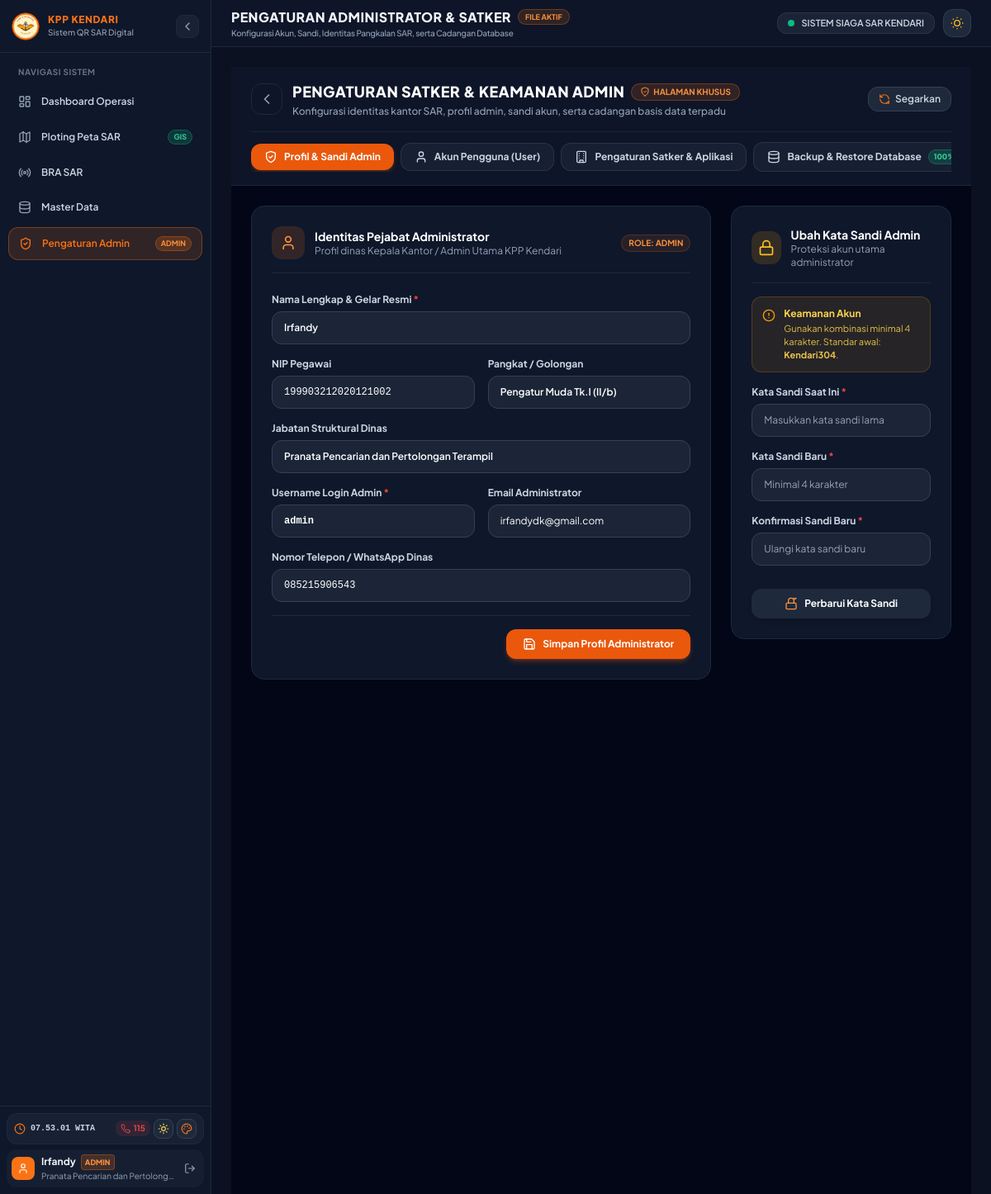
The page /admin.php (signed in) on the database its author committed.
### tables this page shows
CREATE TABLE `Users` (
  `id` varchar(50) NOT NULL,
  `username` varchar(100) NOT NULL,
  `password_hash` varchar(255) NOT NULL,
  `nama` varchar(191) NOT NULL,
  `nip` varchar(50) DEFAULT '',
  `pangkat` varchar(100) DEFAULT '',
  `jabatan` varchar(191) DEFAULT '',
  `email` varchar(191) DEFAULT '',
  `no_hp` varchar(50) DEFAULT '',
  `role` enum('ADMIN','USER') NOT NULL DEFAULT 'USER',
  `is_active` tinyint(1) NOT NULL DEFAULT '1',
  `last_login_at` datetime DEFAULT NULL,
  `created_at` datetime NOT NULL,
  `updated_at` datetime NOT NULL,
  PRIMARY KEY (`id`),
  UNIQUE KEY `idx_users_username` (`username`),
  KEY `idx_users_role` (`role`),
  KEY `idx_users_active` (`is_active`)
);

CREATE TABLE `AppSettings` (
  `id` int NOT NULL DEFAULT '1',
  `logo_url` longtext,
  `satker_kode` varchar(191) DEFAULT NULL,
  `satker_nama` varchar(191) DEFAULT NULL,
  `alamat` varchar(191) DEFAULT NULL,
  `no_telp` varchar(191) DEFAULT NULL,
  `email` varchar(191) DEFAULT NULL,
  `call_sign` varchar(191) DEFAULT NULL,
  `frekuensi_default` varchar(191) DEFAULT NULL,
  `admin_username` varchar(191) DEFAULT NULL,
  `admin_password` varchar(191) DEFAULT NULL,
  `admin_email` varchar(191) DEFAULT NULL,
  `admin_nama` varchar(191) DEFAULT NULL,
  `admin_nip` varchar(191) DEFAULT NULL,
  `admin_jabatan` varchar(191) DEFAULT NULL,
  `admin_pangkat` varchar(191) DEFAULT NULL,
  `admin_no_hp` varchar(191) DEFAULT NULL,
  `user_username` varchar(191) DEFAULT NULL,
  `user_password` varchar(191) DEFAULT NULL,
  `user_nama` varchar(191) DEFAULT NULL,
  `user_nip` varchar(191) DEFAULT NULL,
  `user_pangkat` varchar(191) DEFAULT NULL,
  `user_jabatan` varchar(191) DEFAULT NULL,
  `user_email` varchar(191) DEFAULT NULL,
  `user_no_hp` varchar(191) DEFAULT NULL,
  `reset_token` varchar(191) DEFAULT NULL,
  `reset_token_expiry` varchar(191) DEFAULT NULL,
  PRIMARY KEY (`id`)
);

### views/admin.php (the view, shortened to what the rows shown need)
<?php
$tab = $tab ?? 'admin';
$settings = $settings ?? [];
?>
<div class="min-h-screen bg-slate-50 dark:bg-slate-950 text-slate-800 dark:text-slate-100 transition-colors pb-16">
  <div class="border-b sticky top-0 z-20 backdrop-blur-md bg-white/95 dark:bg-slate-900/95 border-slate-200 dark:border-slate-800 shadow-xs">
    <div class="max-w-7xl mx-auto px-4 sm:px-6 py-4">
      <div class="flex flex-col sm:flex-row sm:items-center justify-between gap-3">
        <div class="flex items-center gap-3">
          <div>
            <div class="flex items-center gap-2">
              <h1 class="font-black text-base sm:text-lg tracking-wide uppercase text-slate-900 dark:text-white">
                Pengaturan Satker & Keamanan Admin
              </h1>
            </div>
          </div>
        </div>
      </div>
    </div>
  </div>
  <div class="max-w-7xl mx-auto px-4 sm:px-6 py-6">
    <?php if ($tab === 'admin'): ?>
      <div class="grid grid-cols-1 lg:grid-cols-3 gap-6">
        <div class="lg:col-span-2 space-y-6">
          <div class="bg-white dark:bg-slate-900 rounded-2xl border border-slate-200 dark:border-slate-800 p-6 shadow-xs">
            <div class="flex items-center justify-between pb-4 border-b border-slate-100 dark:border-slate-800">
              <div class="flex items-center gap-3">
                <div class="w-10 h-10 rounded-xl bg-orange-500/15 text-orange-600 dark:text-orange-400 flex items-center justify-center">
                  <svg class="w-5 h-5" fill="none" stroke="currentColor" stroke-width="2" stroke-linecap="round" stroke-linejoin="round" viewBox="0 0 24 24"><path d="M19 21v-2a4 4 0 0 0-4-4H9a4 4 0 0 0-4 4v2"/><circle cx="12" cy="7" r="4"/></svg>
                </div>
                <div>
                  <h2 class="text-sm font-bold text-slate-900 dark:text-white">Identitas Pejabat Administrator</h2>
                  <p class="text-xs text-slate-500 dark:text-slate-400">Profil dinas Kepala Kantor / Admin Utama KPP Kendari</p>
                </div>
              </div>
              <span class="text-[10px] font-bold px-2 py-0.5 rounded-full bg-orange-500/10 text-orange-600 dark:text-orange-400 border border-orange-500/20">
                ROLE: ADMIN
              </span>
            </div>
            <form action="<?= BASE_URL ?>/admin.php?action=save_admin" method="POST" class="mt-6 space-y-4">
              <div class="grid grid-cols-1 sm:grid-cols-2 gap-4">
                <div class="sm:col-span-2">
                  <label class="block text-xs font-bold text-slate-700 dark:text-slate-300 mb-1.5">
                    Nama Lengkap & Gelar Resmi <span class="text-red-500">*</span>
                  </label>
                  <input type="text" name="admin_nama" value="<?= e($settings['admin_nama'] ?? 'AMIRUDDIN AS, S.Sos.') ?>" required placeholder="Contoh: AMIRUDDIN AS, S.Sos." class="w-full px-3.5 py-2.5 rounded-xl border border-slate-300 dark:border-slate-700 bg-white dark:bg-slate-800/80 text-slate-900 dark:text-white text-xs font-semibold focus:outline-none focus:ring-2 focus:ring-orange-500" />
                </div>
                <div>
                  <label class="block text-xs font-bold text-slate-700 dark:text-slate-300 mb-1.5">
                    NIP Pegawai
                  </label>
                  <input type="text" name="admin_nip" value="<?= e($settings['admin_nip'] ?? '197405101998031002') ?>" placeholder="197405101998031002" class="w-full px-3.5 py-2.5 rounded-xl border border-slate-300 dark:border-slate-700 bg-white dark:bg-slate-800/80 text-slate-900 dark:text-white text-xs font-mono focus:outline-none focus:ring-2 focus:ring-orange-500" />
                </div>
                <div>
                  <label class="block text-xs font-bold text-slate-700 dark:text-slate-300 mb-1.5">
                    Pangkat / Golongan
                  </label>
                  <input type="text" name="admin_pangkat" value="<?= e($settings['admin_pangkat'] ?? 'PEMBINA (IV/a)') ?>" placeholder="PEMBINA (IV/a)" class="w-full px-3.5 py-2.5 rounded-xl border border-slate-300 dark:border-slate-700 bg-white dark:bg-slate-800/80 text-slate-900 dark:text-white text-xs font-semibold focus:outline-none focus:ring-2 focus:ring-orange-500" />
                </div>
                <div class="sm:col-span-2">
                  <label class="block text-xs font-bold text-slate-700 dark:text-slate-300 mb-1.5">
                    Jabatan Struktural Dinas
                  </label>
                  <input type="text" name="admin_jabatan" value="<?= e($settings['admin_jabatan'] ?? 'Kepala Kantor / Administrator Utama KPP Kendari') ?>" placeholder="Kepala Kantor / Administrator Utama KPP Kendari" class="w-full px-3.5 py-2.5 rounded-xl border border-slate-300 dark:border-slate-700 bg-white dark:bg-slate-800/80 text-slate-900 dark:text-white text-xs font-semibold focus:outline-none focus:ring-2 focus:ring-orange-500" />
                </div>
                <div>
                  <label class="block text-xs font-bold text-slate-700 dark:text-slate-300 mb-1.5">
                    Username Login Admin <span class="text-red-500">*</span>
                  </label>
                  <input type="text" name="admin_username" value="<?= e($settings['admin_username'] ?? 'admin') ?>" required placeholder="admin" class="w-full px-3.5 py-2.5 rounded-xl border border-slate-300 dark:border-slate-700 bg-white dark:bg-slate-800/80 text-slate-900 dark:text-white text-xs font-mono font-bold focus:outline-none focus:ring-2 focus:ring-orange-500" />
                </div>
                <div>
                  <label class="block text-xs font-bold text-slate-700 dark:text-slate-300 mb-1.5">
                    Email Administrator
                  </label>
                  <input type="email" name="admin_email" value="<?= e($settings['admin_email'] ?? 'irfandydk@gmail.com') ?>" placeholder="irfandydk@gmail.com" class="w-full px-3.5 py-2.5 rounded-xl border border-slate-300 dark:border-slate-700 bg-white dark:bg-slate-800/80 text-slate-900 dark:text-white text-xs focus:outline-none focus:ring-2 focus:ring-orange-500" />
                </div>
                <div class="sm:col-span-2">
                  <label class="block text-xs font-bold text-slate-700 dark:text-slate-300 mb-1.5">
                    Nomor Telepon / WhatsApp Dinas
                  </label>
                  <input type="text" name="admin_no_hp" value="<?= e($settings['admin_no_hp'] ?? '0811-4091-115') ?>" placeholder="0811-4091-115" class="w-full px-3.5 py-2.5 rounded-xl border border-slate-300 dark:border-slate-700 bg-white dark:bg-slate-800/80 text-slate-900 dark:text-white text-xs font-mono focus:outline-none focus:ring-2 focus:ring-orange-500" />
                </div>
              </div>
              <div class="pt-4 border-t border-slate-100 dark:border-slate-800 flex justify-end">
                <button type="submit" class="inline-flex items-center gap-2 px-5 py-2.5 rounded-xl bg-orange-600 hover:bg-orange-700 text-white font-bold text-xs shadow-md shadow-orange-600/30 transition-all cursor-pointer">
                  <svg class="w-4 h-4" fill="none" stroke="currentColor" stroke-width="2" stroke-linecap="round" stroke-linejoin="round" viewBox="0 0 24 24"><path d="M19 21H5a2 2 0 0 1-2-2V5a2 2 0 0 1 2-2h11l5 5v11a2 2 0 0 1-2 2z"/><polyline points="17 21 17 13 7 13 7 21"/><polyline points="7 3 7 8 15 8"/></svg>
                  <span>Simpan Profil Administrator</span>
                </button>
              </div>
            </form>
          </div>
        </div>
        <div class="space-y-6">
          <div class="bg-white dark:bg-slate-900 rounded-2xl border border-slate-200 dark:border-slate-800 p-6 shadow-xs">
            <div class="flex items-center gap-3 pb-4 border-b border-slate-100 dark:border-slate-800">
              <div class="w-10 h-10 rounded-xl bg-amber-500/15 text-amber-600 dark:text-amber-400 flex items-center justify-center">
                <svg class="w-5 h-5" fill="none" stroke="currentColor" stroke-width="2" stroke-linecap="round" stroke-linejoin="round" viewBox="0 0 24 24"><rect width="18" height="11" x="3" y="11" rx="2" ry="2"/><path d="M7 11V7a5 5 0 0 1 10 0v4"/></svg>
              </div>
              <div>
                <h2 class="text-sm font-bold text-slate-900 dark:text-white">Ubah Kata Sandi Admin</h2>
                <p class="text-xs text-slate-500 dark:text-slate-400">Proteksi akun utama administrator</p>
              </div>
            </div>
            <div class="p-3 my-4 rounded-xl bg-amber-500/10 border border-amber-500/20 text-amber-800 dark:text-amber-300 text-xs flex items-start gap-2.5">
              <svg class="w-4 h-4 text-amber-500 shrink-0 mt-0.5" fill="none" stroke="currentColor" stroke-width="2" stroke-linecap="round" stroke-linejoin="round" viewBox="0 0 24 24"><circle cx="12" cy="12" r="10"/><line x1="12" x2="12" y1="8" y2="12"/><line x1="12" x2="12.01" y1="16" y2="16"/></svg>
              <div>
                <p class="font-bold">Keamanan Akun</p>
                <p class="text-[11px] opacity-90 mt-0.5">Gunakan kombinasi minimal 4 karakter. Standar awal: <strong>Kendari304</strong>.</p>
              </div>
            </div>
            <form action="<?= BASE_URL ?>/admin.php?action=change_admin_pass" method="POST" class="space-y-4">
              <div>
                <label class="block text-xs font-bold text-slate-700 dark:text-slate-300 mb-1.5">
                  Kata Sandi Saat Ini <span class="text-red-500">*</span>
                </label>
                <input type="password" name="old_password" required placeholder="Masukkan kata sandi lama" class="w-full px-3.5 py-2.5 rounded-xl border border-slate-300 dark:border-slate-700 bg-white dark:bg-slate-800/80 text-slate-900 dark:text-white text-xs focus:outline-none focus:ring-2 focus:ring-orange-500" />
              </div>
              <div>
                <label class="block text-xs font-bold text-slate-700 dark:text-slate-300 mb-1.5">
                  Kata Sandi Baru <span class="text-red-500">*</span>
                </label>
                <input type="password" name="new_password" required minlength="4" placeholder="Minimal 4 karakter" class="w-full px-3.5 py-2.5 rounded-xl border border-slate-300 dark:border-slate-700 bg-white dark:bg-slate-800/80 text-slate-900 dark:text-white text-xs focus:outline-none focus:ring-2 focus:ring-orange-500" />
              </div>
              <div>
                <label class="block text-xs font-bold text-slate-700 dark:text-slate-300 mb-1.5">
                  Konfirmasi Sandi Baru <span class="text-red-500">*</span>
                </label>
                <input type="password" name="confirm_password" required minlength="4" placeholder="Ulangi kata sandi baru" class="w-full px-3.5 py-2.5 rounded-xl border border-slate-300 dark:border-slate-700 bg-white dark:bg-slate-800/80 text-slate-900 dark:text-white text-xs focus:outline-none focus:ring-2 focus:ring-orange-500" />
              </div>
              <div class="pt-3">
                <button type="submit" class="w-full inline-flex items-center justify-center gap-2 px-4 py-2.5 rounded-xl bg-slate-900 hover:bg-black dark:bg-slate-800 dark:hover:bg-slate-700 text-white font-bold text-xs shadow-md transition-all cursor-pointer">
                  <svg class="w-4 h-4 text-orange-400" fill="none" stroke="currentColor" stroke-width="2" stroke-linecap="round" stroke-linejoin="round" viewBox="0 0 24 24"><path d="M21 2l-2 2m-2-2l2 2"/><rect width="18" height="11" x="3" y="11" rx="2" ry="2"/><path d="M7 11V7a5 5 0 0 1 10 0v4"/></svg>
                  <span>Perbarui Kata Sandi</span>
                </button>
              </div>
            </form>
          </div>
        </div>
      </div>
    <?php endif; ?>
  </div>
</div>

### views/layout/sidebar.php (shortened to what the rows shown need)
<?php
$currentUser = $currentUser ?? AuthHelper::getCurrentUser();
$appSettings = SettingsModel::getSettings();
?>
<aside id="mainAppSidebar" class="sidebar fixed top-0 bottom-0 left-0 z-40 flex flex-col transition-all duration-300 ease-in-out border-r bg-white dark:bg-slate-900 border-slate-200 dark:border-slate-800 text-slate-800 dark:text-slate-100 shadow-sm">
  <div class="p-2 border-t border-inherit shrink-0 space-y-1.5">
    <div class="sidebar-footer-user flex items-center gap-2 p-1.5 rounded-xl bg-slate-100/70 dark:bg-slate-800/50">
      <div class="sidebar-user-block min-w-0 flex-1">
        <div class="flex items-center gap-1.5">
          <p class="text-xs font-bold truncate text-slate-800 dark:text-slate-100">
            <?= e($currentUser['nama'] ?? $currentUser['username'] ?? 'Pengguna') ?>
          </p>
          <span class="text-[9px] font-black uppercase px-1 py-0.5 rounded <?= ($currentUser['role'] ?? '') === 'USER' ? 'bg-blue-500/20 text-blue-500 dark:text-blue-400 border border-blue-500/30' : 'bg-orange-500/20 text-orange-600 dark:text-orange-400 border border-orange-500/30' ?>">
            <?= ($currentUser['role'] ?? '') === 'USER' ? 'User' : 'Admin' ?>
          </span>
        </div>
        <p class="text-[10px] text-slate-400 truncate">
          <?= e($currentUser['jabatan'] ?? (($currentUser['role'] ?? '') === 'USER' ? 'Operator SAR Kendari' : 'Admin SAR Kendari')) ?>
        </p>
      </div>
    </div>
  </div>
</aside>
<div class="main-content">

### rows shown on the page
users: nama "Irfandy", jabatan "Pranata Pencarian dan Pertolong…"
appsettings: admin_nama "Irfandy", admin_nip "199903212020121002", admin_pangkat "Pengatur Muda Tk.I (II/b)", admin_jabatan "Pranata Pencarian dan Pertolongan Terampil", admin_username "admin", admin_email "irfandydk@gmail.com", admin_no_hp "085215906543"

### other values the page prints
$headerTitle "PENGATURAN ADMINISTRATOR & SATKER"
$headerSubtitle "Konfigurasi Akun, Sandi, Identitas Pangkalan SAR, serta Cadangan Database"
